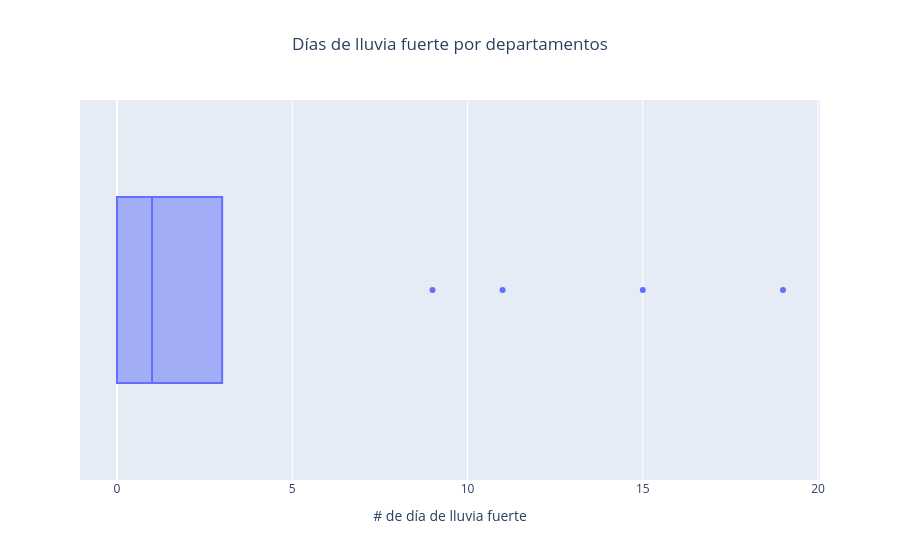

The cell this chart's notebook holds for it:
### Code cell
boxplot_2 = px.box(
    data,
    x = "dias_lluvia_fuerte",
    hover_name = "departamento",
    title = "Días de lluvia fuerte por departamentos",
    labels = {
        "dias_lluvia_fuerte" : "Número de día de lluvia fuerte"
    }
)

boxplot_2.update_layout(title_x=0.5, title_xanchor="center")

boxplot_2

### Figure 1 — Plotly figure (JSON) as saved in the notebook; plotly's stock layout.template omitted (floating-point values rounded to 4 significant figures)
{"data": [{"alignmentgroup": "True", "hovertemplate": "<b>%{hovertext}</b><br><br># de día de lluvia fuerte=%{x}<extra></extra>", "hovertext": ["Amazonas", "Áncash", "Apurímac", "Arequipa", "Ayacucho", "Cajamarca", "Callao", "Cusco", "Huancavelica", "Huánuco", "Ica", "Junín", "La Libertad", "Lambayeque", "Lima", "Loreto", "Madre de Dios", "Moquegua", "Pasco", "Piura", "Puno", "San Martín", "Tacna", "Tumbes", "Ucayali"], "legendgroup": "", "marker": {"color": "#636efa"}, "name": "", "notched": false, "offsetgroup": "", "orientation": "h", "showlegend": false, "type": "box", "x": [0, 3, 2, 1, 1, 0, 0, 0, 1, 3, 0, 11, 0, 0, 0, 19, 15, 0, 1, 2, 1, 3, 0, 3, 9], "x0": " ", "xaxis": "x", "y0": " ", "yaxis": "y"}], "layout": {"boxmode": "group", "legend": {"tracegroupgap": 0}, "title": {"text": "Días de lluvia fuerte por departamentos", "x": 0.5, "xanchor": "center"}, "xaxis": {"anchor": "y", "domain": [0, 1], "title": {"text": "# de día de lluvia fuerte"}}, "yaxis": {"anchor": "x", "domain": [0, 1]}}}
